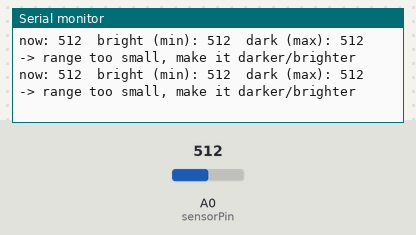
Recording of a sketch running on a simulated Arduino Uno, built with avr-gcc and run on an emulated ATmega328P. Shown: the last lines printed to the serial monitor. The inputs (shaded band) are chosen by the test bench; at power-on: A0 (sensorPin) = 512.

Above: at 1.2 s.
1.3 s: A0 (sensorPin) set to 595
At 1.6 s:
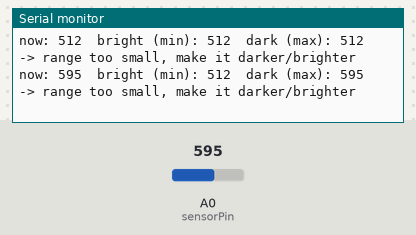
2.8 s: A0 (sensorPin) set to 623
At 3.19 s:
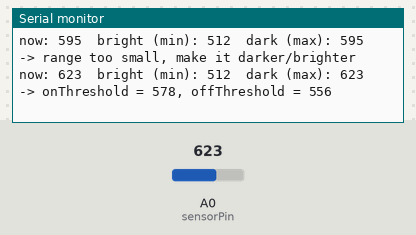
4.9 s: A0 (sensorPin) set to 11
At 4.98 s:
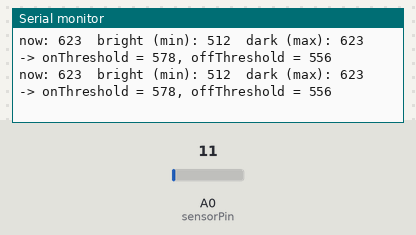
6.4 s: A0 (sensorPin) set to 8
At 6.53 s:
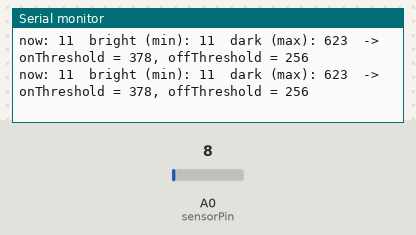
7.9 s: A0 (sensorPin) set to 987
At 8.07 s:
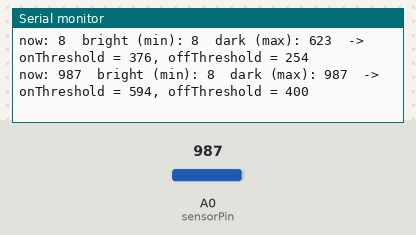
9.4 s: A0 (sensorPin) set to 1014
At 9.41 s:
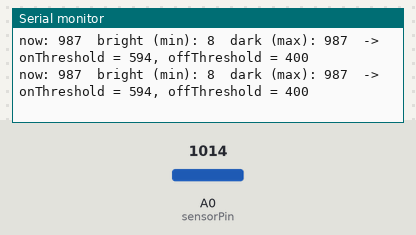
Timing chart, 0 to 12.4 s (numbered marks = the images above; inputs shaded):
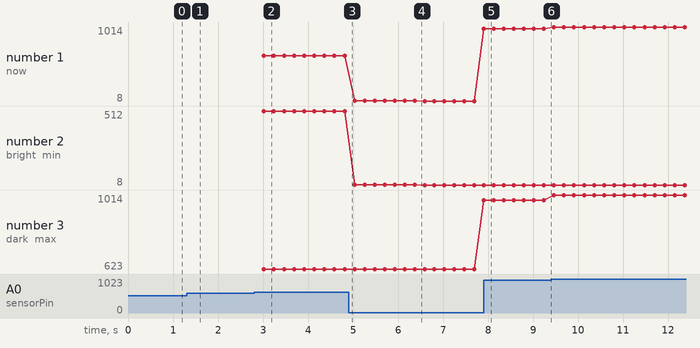

The sketch:

03_calibrate_ldr.ino
```cpp
// 03 — Calibrate the LDR in your own room
// Hardware unit, section B7 (calibration). Board: Arduino Uno R3 (5 V).
// Same wiring as 01_light_indicator_basic (the LED is not used).
//
// How to use:
//   1. Upload, then open the Serial Monitor at 9600 baud.
//   2. For about 10 seconds, cover the LDR with your hand (dark),
//      then uncover it or shine a light on it (bright).
//   3. Copy the suggested thresholds into 02_light_indicator_smoothed.
//   4. Record the min/max readings in the project log.
//
// Status: not yet tested on real hardware.

const int sensorPin = A0;

int minReading = 1023;  // start high so the first reading replaces it
int maxReading = 0;     // start low so the first reading replaces it

void setup() {
  Serial.begin(9600);
  Serial.println("Cover and uncover the LDR to record dark and bright readings.");
}

void loop() {
  int reading = analogRead(sensorPin);

  if (reading < minReading) minReading = reading;
  if (reading > maxReading) maxReading = reading;

  // Put the thresholds near the middle, with a gap between them (hysteresis).
  int range = maxReading - minReading;
  int middle = minReading + range / 2;
  int gap = range / 10;  // 10 % of the range

  Serial.print("now: ");
  Serial.print(reading);
  Serial.print("  bright (min): ");
  Serial.print(minReading);
  Serial.print("  dark (max): ");
  Serial.print(maxReading);

  if (range < 100) {
    Serial.println("  -> range too small, make it darker/brighter");
  } else {
    Serial.print("  -> onThreshold = ");
    Serial.print(middle + gap);
    Serial.print(", offThreshold = ");
    Serial.println(middle - gap);
  }

  delay(200);
}
```

Measured:
- the behaviour switches between 611 and 612 on A0 (sensorPin) (found by bisection; images 1 and 2)
- after the input at 1.3 s, the serial monitor: prints a new line after 0.13 s (image 1)
- after the input at 2.8 s, the serial monitor: prints a new line after 0.22 s (image 2)
- after the input at 7.9 s, the serial monitor: prints a new line at once (image 5)
- plotted number 1: 623 → 11 after the input at 4.9 s, 11 → 8 after the input at 6.4 s, 8 → 987 after the input at 7.9 s, 987 → 1014 after the input at 9.4 s
- plotted number 2: 512 → 11 after the input at 4.9 s, 11 → 8 after the input at 6.4 s
- plotted number 3: 623 → 987 after the input at 7.9 s, 987 → 1014 after the input at 9.4 s
